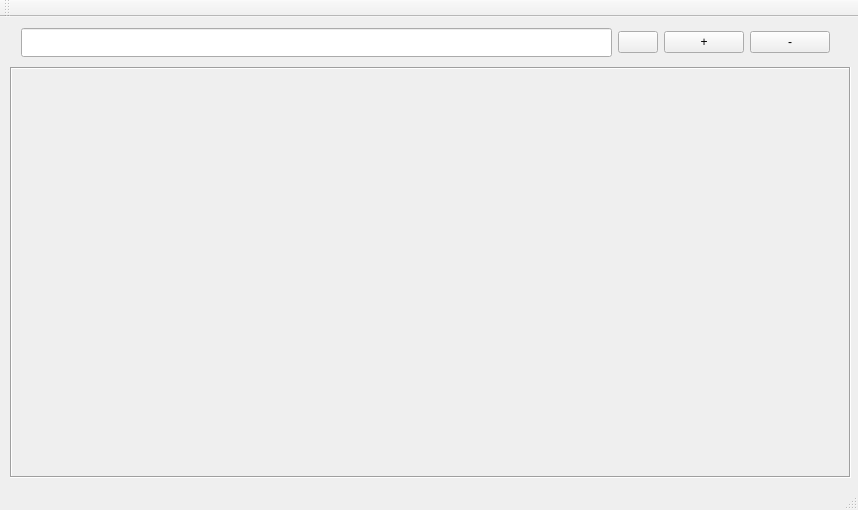
<?xml version="1.0" encoding="UTF-8"?>
<ui version="4.0">
 <class>MainWindow</class>
 <widget class="QMainWindow" name="MainWindow">
  <property name="geometry">
   <rect>
    <x>0</x>
    <y>0</y>
    <width>858</width>
    <height>510</height>
   </rect>
  </property>
  <property name="windowTitle">
   <string>MainWindow</string>
  </property>
  <widget class="QWidget" name="centralWidget">
   <widget class="QScrollArea" name="scrollArea">
    <property name="geometry">
     <rect>
      <x>10</x>
      <y>50</y>
      <width>841</width>
      <height>411</height>
     </rect>
    </property>
    <property name="sizePolicy">
     <sizepolicy hsizetype="Expanding" vsizetype="Expanding">
      <horstretch>0</horstretch>
      <verstretch>0</verstretch>
     </sizepolicy>
    </property>
    <property name="frameShape">
     <enum>QFrame::Box</enum>
    </property>
    <property name="verticalScrollBarPolicy">
     <enum>Qt::ScrollBarAsNeeded</enum>
    </property>
    <property name="horizontalScrollBarPolicy">
     <enum>Qt::ScrollBarAsNeeded</enum>
    </property>
    <property name="sizeAdjustPolicy">
     <enum>QAbstractScrollArea::AdjustIgnored</enum>
    </property>
    <property name="widgetResizable">
     <bool>true</bool>
    </property>
    <property name="alignment">
     <set>Qt::AlignCenter</set>
    </property>
    <widget class="QWidget" name="scrollAreaWidgetContents">
     <property name="geometry">
      <rect>
       <x>0</x>
       <y>0</y>
       <width>837</width>
       <height>407</height>
      </rect>
     </property>
    </widget>
   </widget>
   <widget class="QWidget" name="horizontalLayoutWidget">
    <property name="geometry">
     <rect>
      <x>10</x>
      <y>0</y>
      <width>831</width>
      <height>51</height>
     </rect>
    </property>
    <layout class="QHBoxLayout" name="horizontalLayout">
     <item>
      <widget class="QLineEdit" name="lineEdit">
       <property name="font">
        <font>
         <family>Adobe Devanagari</family>
         <pointsize>12</pointsize>
         <weight>75</weight>
         <bold>true</bold>
        </font>
       </property>
      </widget>
     </item>
     <item>
      <widget class="QPushButton" name="pushButton">
       <property name="text">
        <string/>
       </property>
       <property name="iconSize">
        <size>
         <width>25</width>
         <height>25</height>
        </size>
       </property>
      </widget>
     </item>
     <item>
      <widget class="QPushButton" name="pushButton_2">
       <property name="text">
        <string>+</string>
       </property>
      </widget>
     </item>
     <item>
      <widget class="QPushButton" name="pushButton_3">
       <property name="text">
        <string>-</string>
       </property>
      </widget>
     </item>
    </layout>
   </widget>
  </widget>
  <widget class="QMenuBar" name="menuBar">
   <property name="geometry">
    <rect>
     <x>0</x>
     <y>0</y>
     <width>858</width>
     <height>24</height>
    </rect>
   </property>
  </widget>
  <widget class="QToolBar" name="mainToolBar">
   <attribute name="toolBarArea">
    <enum>TopToolBarArea</enum>
   </attribute>
   <attribute name="toolBarBreak">
    <bool>false</bool>
   </attribute>
  </widget>
  <widget class="QStatusBar" name="statusBar"/>
 </widget>
 <layoutdefault spacing="6" margin="11"/>
 <resources/>
 <connections/>
</ui>
